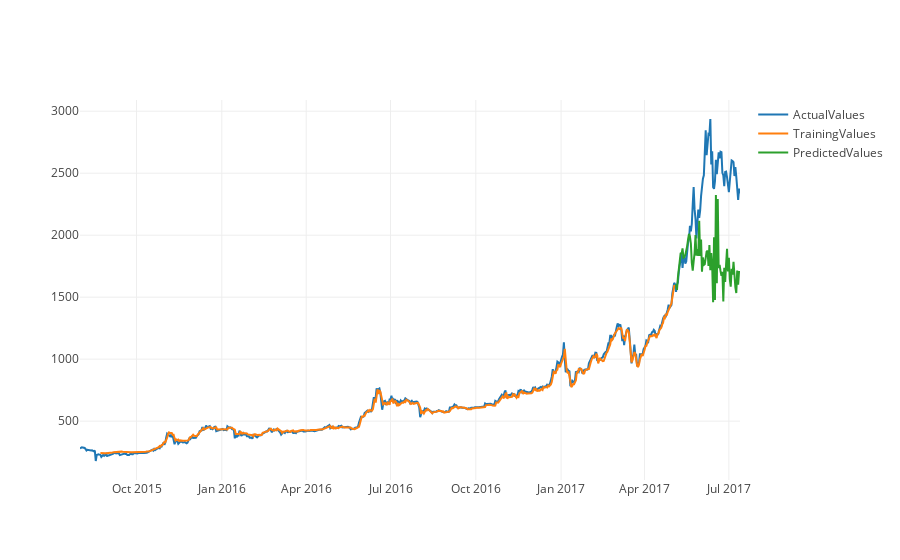

The notebook cell this image was saved under:
### Code cell
import plotly as py
import plotly.graph_objs as go
from plotly.offline import init_notebook_mode, iplot

init_notebook_mode(connected=True)

Actual = pd.DataFrame(prices, columns=["close"], index=all_df.index).close
Training = pd.DataFrame(trainPredictPlot, columns=["close"], index=all_df.index).close
Testing = pd.DataFrame(testPredictPlot, columns=["close"], index=all_df.index).close

ActualValues = go.Scatter( x = data.date, y = Actual, name = 'ActualValues')
TrainingValues = go.Scatter( x = data.date, y = Training, name = 'TrainingValues')
TestingValues = go.Scatter( x = data.date, y = Testing, name = 'PredictedValues')

iplot([ActualValues,TrainingValues, TestingValues])

### Figure 1 — Plotly figure (JSON) as saved in the notebook; plotly's stock layout.template omitted (floating-point values rounded to 4 significant figures; data arrays with more than 128 entries replaced by an {"elided": "..."} marker saying what was removed)
{"data": [{"name": "ActualValues", "type": "scatter", "x": {"elided": "713 str values"}, "y": {"elided": "713 float values"}}, {"name": "TrainingValues", "type": "scatter", "x": {"elided": "713 str values"}, "y": {"elided": "713 float values"}}, {"name": "PredictedValues", "type": "scatter", "x": {"elided": "713 str values"}, "y": {"elided": "713 float values"}}], "layout": {}}
